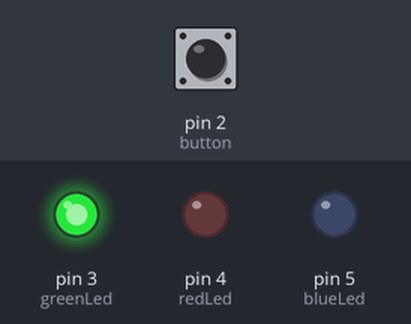
This sketch was run on a simulated Arduino Uno, built with avr-gcc and run on an emulated ATmega328P. Shown: output pins drawn as LEDs (lit = HIGH). Dashed ring = blinking. The test bench sets the inputs (shaded band); at power-on: pin 2 (button) LOW.

Above: at 1.2 s.
1.3 s: pin 2 (button) pulled HIGH for 0.15 s
At 2.54 s:
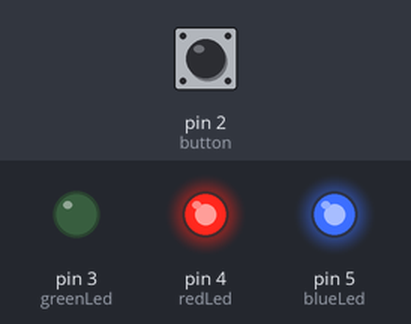
4.3 s: pin 2 (button) pulled HIGH for 1 s
At 4.67 s:
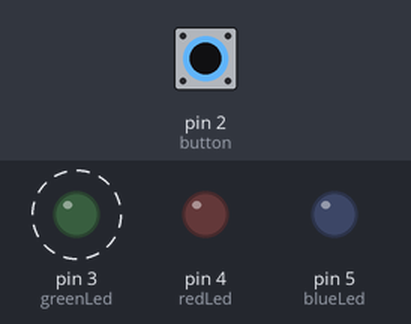
7.3 s: pin 2 (button) pulled HIGH for 3.2 s
At 8.12 s:
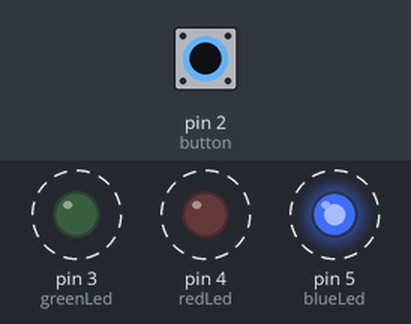
Timing chart, 0 to 12.1 s (numbered marks = the images above; inputs shaded):
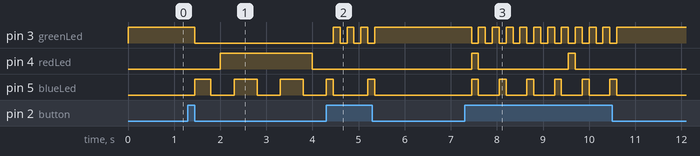

The sketch:

Seif_bonus_2.ino
```cpp
unsigned int greenLed = 3;
unsigned int redLed = 4;
unsigned int blueLed = 5;
unsigned int button = 2;
unsigned int interval = 0;

unsigned long redTime = 0;
unsigned long blueTime = 0;
bool flashing = false;

void setup() {
	pinMode(greenLed, OUTPUT);
	pinMode(redLed, OUTPUT);
	pinMode(blueLed, OUTPUT);
	pinMode(button, INPUT);
}

void loop() {
	unsigned long currentTime = millis();

	if (digitalRead(button) == HIGH)
	{
		flashing = !flashing;
		delay(150);
	}

	if (flashing)
	{
		digitalWrite(greenLed, LOW);

		if (currentTime - redTime >= 2000) {
			redTime = currentTime;
			digitalWrite(redLed, !digitalRead(redLed));
		}
		if (currentTime - blueTime >= 500) {
			blueTime = currentTime;
			digitalWrite(blueLed, !digitalRead(blueLed));
		}
	}
	else
	{
		digitalWrite(greenLed, HIGH);
		digitalWrite(redLed, LOW);
		digitalWrite(blueLed, LOW);
	}
}
```

Measured:
- after the input at 1.3 s, pin 3 (greenLed): HIGH → LOW after 0.15 s; pin 4 (redLed): LOW → HIGH after 0.70 s, → LOW 2.0 s later; pin 5 (blueLed): LOW → HIGH after 0.15 s, then repeats every 1.0 s: LOW 0.50 s, HIGH 0.50 s
- after the input at 4.3 s, pin 3 (greenLed): alternates HIGH for 0.15 s and LOW for 0.15 s, 7 changes in all, then stays HIGH, starting after 0.15 s; pin 4 (redLed): stays LOW (without the input it goes to HIGH after 1.7 s)
- after the input at 7.3 s, pin 3 (greenLed): alternates HIGH for 0.15 s and LOW for 0.15 s, 22 changes in all, then stays HIGH, starting after 0.15 s; pin 4 (redLed): alternates HIGH for 0.15 s and LOW for 2.0 s, 4 changes in all, then stays LOW, starting after 0.15 s
